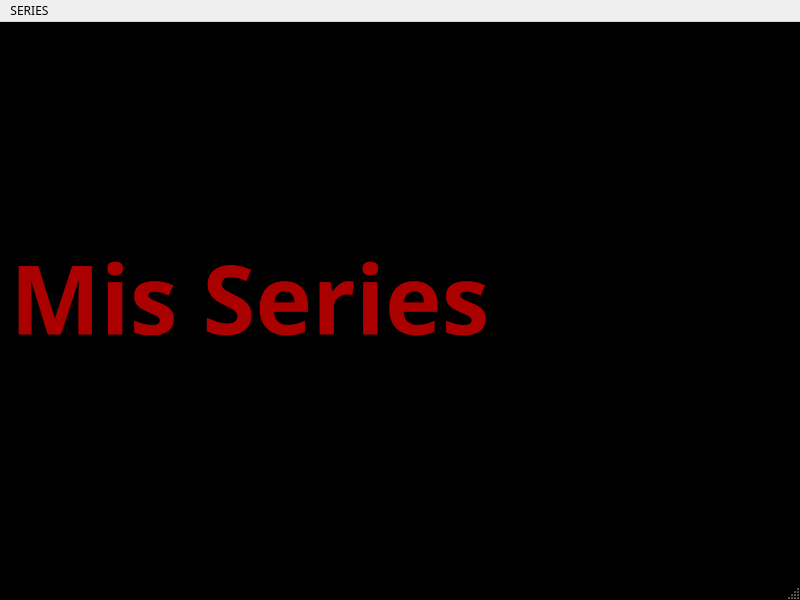
<?xml version="1.0" encoding="UTF-8"?>
<ui version="4.0">
 <class>MainWindow</class>
 <widget class="QMainWindow" name="MainWindow">
  <property name="geometry">
   <rect>
    <x>0</x>
    <y>0</y>
    <width>800</width>
    <height>600</height>
   </rect>
  </property>
  <property name="palette">
   <palette>
    <active>
     <colorrole role="WindowText">
      <brush brushstyle="SolidPattern">
       <color alpha="255">
        <red>0</red>
        <green>0</green>
        <blue>0</blue>
       </color>
      </brush>
     </colorrole>
     <colorrole role="Text">
      <brush brushstyle="SolidPattern">
       <color alpha="255">
        <red>0</red>
        <green>0</green>
        <blue>0</blue>
       </color>
      </brush>
     </colorrole>
     <colorrole role="ButtonText">
      <brush brushstyle="SolidPattern">
       <color alpha="255">
        <red>0</red>
        <green>0</green>
        <blue>0</blue>
       </color>
      </brush>
     </colorrole>
     <colorrole role="Base">
      <brush brushstyle="SolidPattern">
       <color alpha="255">
        <red>255</red>
        <green>255</green>
        <blue>255</blue>
       </color>
      </brush>
     </colorrole>
     <colorrole role="Window">
      <brush brushstyle="SolidPattern">
       <color alpha="255">
        <red>0</red>
        <green>0</green>
        <blue>0</blue>
       </color>
      </brush>
     </colorrole>
    </active>
    <inactive>
     <colorrole role="WindowText">
      <brush brushstyle="SolidPattern">
       <color alpha="255">
        <red>0</red>
        <green>0</green>
        <blue>0</blue>
       </color>
      </brush>
     </colorrole>
     <colorrole role="Text">
      <brush brushstyle="SolidPattern">
       <color alpha="255">
        <red>0</red>
        <green>0</green>
        <blue>0</blue>
       </color>
      </brush>
     </colorrole>
     <colorrole role="ButtonText">
      <brush brushstyle="SolidPattern">
       <color alpha="255">
        <red>0</red>
        <green>0</green>
        <blue>0</blue>
       </color>
      </brush>
     </colorrole>
     <colorrole role="Base">
      <brush brushstyle="SolidPattern">
       <color alpha="255">
        <red>255</red>
        <green>255</green>
        <blue>255</blue>
       </color>
      </brush>
     </colorrole>
     <colorrole role="Window">
      <brush brushstyle="SolidPattern">
       <color alpha="255">
        <red>0</red>
        <green>0</green>
        <blue>0</blue>
       </color>
      </brush>
     </colorrole>
    </inactive>
    <disabled>
     <colorrole role="WindowText">
      <brush brushstyle="SolidPattern">
       <color alpha="255">
        <red>0</red>
        <green>0</green>
        <blue>0</blue>
       </color>
      </brush>
     </colorrole>
     <colorrole role="Text">
      <brush brushstyle="SolidPattern">
       <color alpha="255">
        <red>0</red>
        <green>0</green>
        <blue>0</blue>
       </color>
      </brush>
     </colorrole>
     <colorrole role="ButtonText">
      <brush brushstyle="SolidPattern">
       <color alpha="255">
        <red>0</red>
        <green>0</green>
        <blue>0</blue>
       </color>
      </brush>
     </colorrole>
     <colorrole role="Base">
      <brush brushstyle="SolidPattern">
       <color alpha="255">
        <red>0</red>
        <green>0</green>
        <blue>0</blue>
       </color>
      </brush>
     </colorrole>
     <colorrole role="Window">
      <brush brushstyle="SolidPattern">
       <color alpha="255">
        <red>0</red>
        <green>0</green>
        <blue>0</blue>
       </color>
      </brush>
     </colorrole>
    </disabled>
   </palette>
  </property>
  <property name="windowTitle">
   <string>Aplicación para gestionar series</string>
  </property>
  <property name="styleSheet">
   <string notr="true">color: rgb(0, 0, 0);</string>
  </property>
  <widget class="QWidget" name="centralwidget">
   <property name="font">
    <font>
     <family>Yataghan</family>
    </font>
   </property>
   <property name="styleSheet">
    <string notr="true">color: rgb(0, 0, 0);</string>
   </property>
   <widget class="QLabel" name="label">
    <property name="geometry">
     <rect>
      <x>10</x>
      <y>180</y>
      <width>761</width>
      <height>191</height>
     </rect>
    </property>
    <property name="font">
     <font>
      <family>Yataghan</family>
      <pointsize>72</pointsize>
      <weight>75</weight>
      <bold>true</bold>
     </font>
    </property>
    <property name="styleSheet">
     <string notr="true">color: rgb(170, 0, 0);</string>
    </property>
    <property name="text">
     <string>Mis Series</string>
    </property>
   </widget>
  </widget>
  <widget class="QMenuBar" name="menubar">
   <property name="geometry">
    <rect>
     <x>0</x>
     <y>0</y>
     <width>800</width>
     <height>27</height>
    </rect>
   </property>
   <property name="font">
    <font>
     <family>Yataghan</family>
    </font>
   </property>
   <property name="styleSheet">
    <string notr="true">color: rgb(0, 0, 0);</string>
   </property>
   <widget class="QMenu" name="menuSERIES">
    <property name="font">
     <font>
      <family>Yataghan</family>
     </font>
    </property>
    <property name="styleSheet">
     <string notr="true">color: rgb(0, 0, 0);</string>
    </property>
    <property name="title">
     <string>SERIES</string>
    </property>
    <addaction name="submenu_Registrar_Serie"/>
    <addaction name="submenu_Listar_Series"/>
    <addaction name="submenu_List_Widget"/>
    <addaction name="submenu_Table_Widget"/>
   </widget>
   <addaction name="menuSERIES"/>
  </widget>
  <widget class="QStatusBar" name="statusbar"/>
  <action name="submenu_Registrar_Serie">
   <property name="text">
    <string>Registrar Serie</string>
   </property>
   <property name="font">
    <font>
     <family>Yataghan</family>
    </font>
   </property>
  </action>
  <action name="submenu_Listar_Series">
   <property name="text">
    <string>Listar Series</string>
   </property>
   <property name="font">
    <font>
     <family>Yataghan</family>
    </font>
   </property>
  </action>
  <action name="submenu_List_Widget">
   <property name="text">
    <string>List Widget</string>
   </property>
   <property name="font">
    <font>
     <family>Yataghan</family>
    </font>
   </property>
  </action>
  <action name="submenu_Table_Widget">
   <property name="text">
    <string>Table Widget</string>
   </property>
   <property name="font">
    <font>
     <family>Yataghan</family>
    </font>
   </property>
  </action>
 </widget>
 <resources/>
 <connections/>
</ui>
